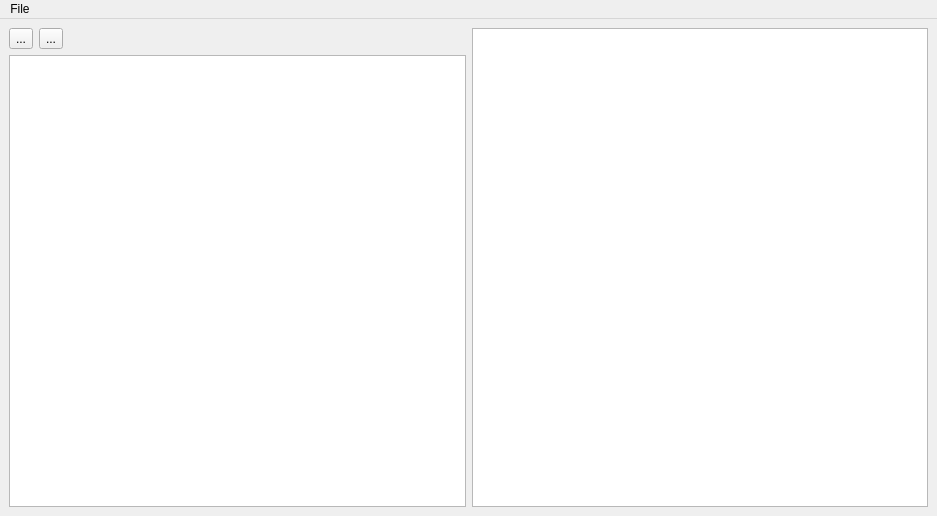
<?xml version="1.0" encoding="UTF-8"?>
<ui version="4.0">
 <class>TelemetryMerger</class>
 <widget class="QMainWindow" name="TelemetryMerger">
  <property name="geometry">
   <rect>
    <x>0</x>
    <y>0</y>
    <width>937</width>
    <height>516</height>
   </rect>
  </property>
  <property name="acceptDrops">
   <bool>false</bool>
  </property>
  <property name="windowTitle">
   <string>Telemetry Merger</string>
  </property>
  <widget class="QWidget" name="verticalLayoutWidget">
   <layout class="QHBoxLayout" name="horizontalLayout">
    <item>
     <layout class="QVBoxLayout" name="leftPane">
      <property name="topMargin">
       <number>0</number>
      </property>
      <item>
       <layout class="QHBoxLayout" name="toolbar">
        <item>
         <widget class="QToolButton" name="itemUp_ToolButton">
          <property name="toolTip">
           <string>Move source up</string>
          </property>
          <property name="text">
           <string>...</string>
          </property>
          <property name="icon">
           <iconset theme="go-up">
            <normaloff>.</normaloff>.</iconset>
          </property>
         </widget>
        </item>
        <item>
         <widget class="QToolButton" name="itemDown_ToolButton">
          <property name="toolTip">
           <string>Move source down</string>
          </property>
          <property name="text">
           <string>...</string>
          </property>
          <property name="icon">
           <iconset theme="go-down">
            <normaloff>.</normaloff>.</iconset>
          </property>
         </widget>
        </item>
        <item>
         <spacer name="horizontalSpacer">
          <property name="orientation">
           <enum>Qt::Horizontal</enum>
          </property>
          <property name="sizeHint" stdset="0">
           <size>
            <width>40</width>
            <height>20</height>
           </size>
          </property>
         </spacer>
        </item>
       </layout>
      </item>
      <item>
       <widget class="QTableView" name="sources_TableView"/>
      </item>
     </layout>
    </item>
    <item>
     <layout class="QVBoxLayout" name="verticalLayout">
      <property name="rightMargin">
       <number>0</number>
      </property>
      <item>
       <widget class="QListView" name="listView"/>
      </item>
     </layout>
    </item>
   </layout>
  </widget>
  <widget class="QMenuBar" name="menuBar">
   <property name="geometry">
    <rect>
     <x>0</x>
     <y>0</y>
     <width>937</width>
     <height>22</height>
    </rect>
   </property>
   <widget class="QMenu" name="menuFile">
    <property name="title">
     <string>File</string>
    </property>
   </widget>
   <addaction name="menuFile"/>
  </widget>
 </widget>
 <resources/>
 <connections/>
</ui>
